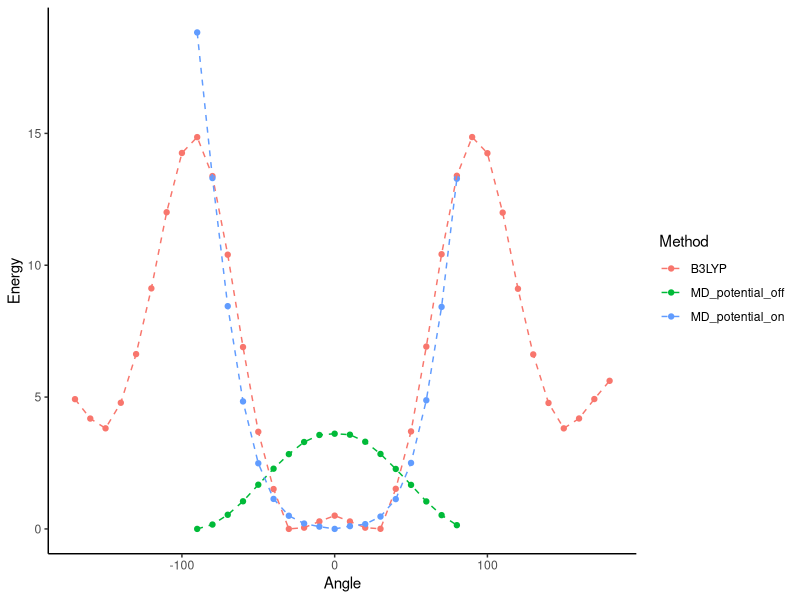
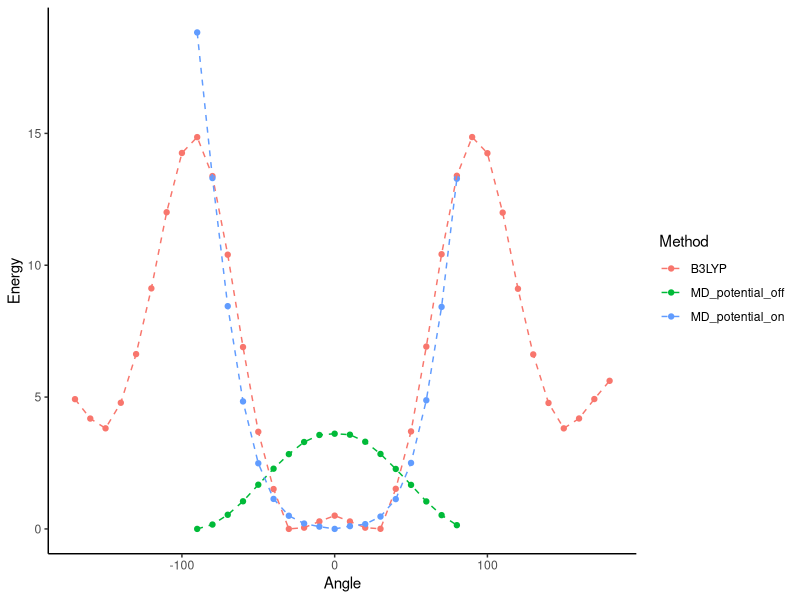

Write the R code that produced these figures, in order.
library('tidyverse')


gaussian_b3lyp <- read.table("b3lyp_data.txt") %>% 
	rename(Angle=V1, Energy=V2) %>%
	mutate(Angle = round(Angle)) %>% 
	mutate(Method="B3LYP") %>%
	mutate(Energy= Energy*27211.4/10.36) %>%
	mutate(Energy = Energy - min(Energy)) %>%
	mutate(Angle = ifelse((Angle>180 & Angle<=360),Angle-360,Angle)) %>%
	arrange(Angle)  

#gaussian_w <- read.table("w_data.txt") %>% 
#	rename(Angle=V1, Energy=V2) %>%
#	mutate(Angle = round(Angle)) %>% 
#	mutate(Method="WB97XD") %>%
#	mutate(Energy= Energy*27211.4/10.36) %>%
#	mutate(Energy = Energy - min(Energy)) %>%
#	mutate(Angle = ifelse((Angle>180 & Angle<=360),Angle-360,Angle)) %>%
#	arrange(Angle)

MD_scan_off <- read.table("MD_scan_off.txt") %>%
	rename(Angle=V1, Energy=V2) %>%
	mutate(Method="MD_potential_off") %>%
	filter(Angle>-100, Angle<90) %>%
	mutate(Energy = Energy - min(Energy)) 

MD_scan_on <- read.table("MD_scan_on.txt") %>%
	rename(Angle=V1, Energy=V2) %>%	
	filter(Angle>-100, Angle<90) %>%
	mutate(Method="MD_potential_on") %>%
	mutate(Energy = Energy - min(Energy)) 

Data <- bind_rows(gaussian_b3lyp, MD_scan_off, MD_scan_on)

Data %>% filter(Energy < 100 & Energy > -100) %>%  
	ggplot(aes(x=Angle, color=Method)) +
		geom_point(aes(y=Energy)) +
		geom_line(aes(y=Energy), linetype="dashed") + 
		theme_classic() 
	ggsave("Energy_MD.pdf") 


#QCCdata <- bind_rows(gaussian_b3lyp,gaussian_w) %>%
#	filter(Energy < 60) %>%
#	ggplot(aes(x=Angle, y=Energy, color=Method)) + 
#		geom_point() +
#		geom_line(linetype="dashed") +   
#		labs(y="Energy, Kj/mol", x="Angle, degrees") +
#		theme_classic()
#	ggsave("Energy_QCC.pdf")

 
